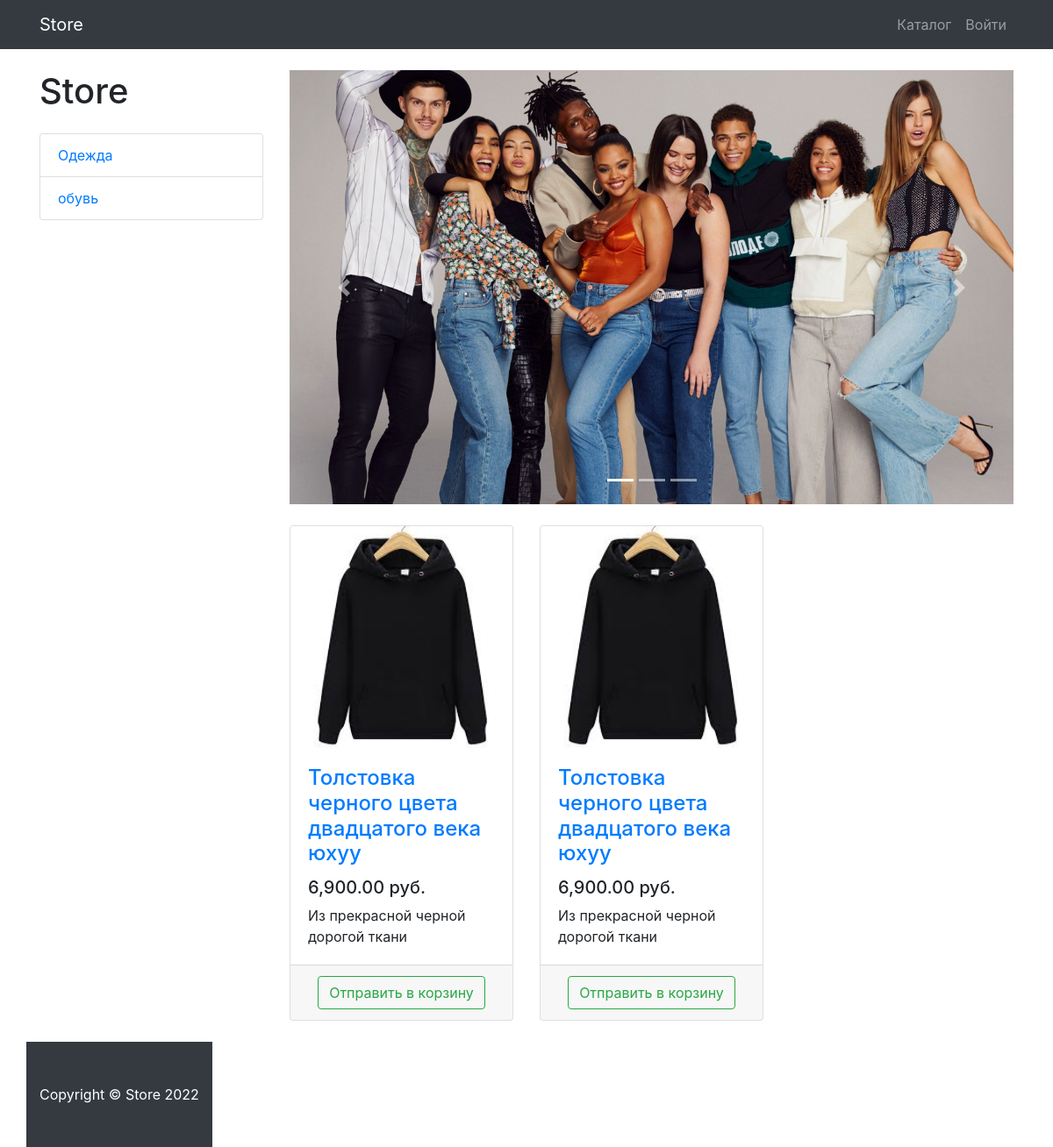
The app's page /products/, older data.
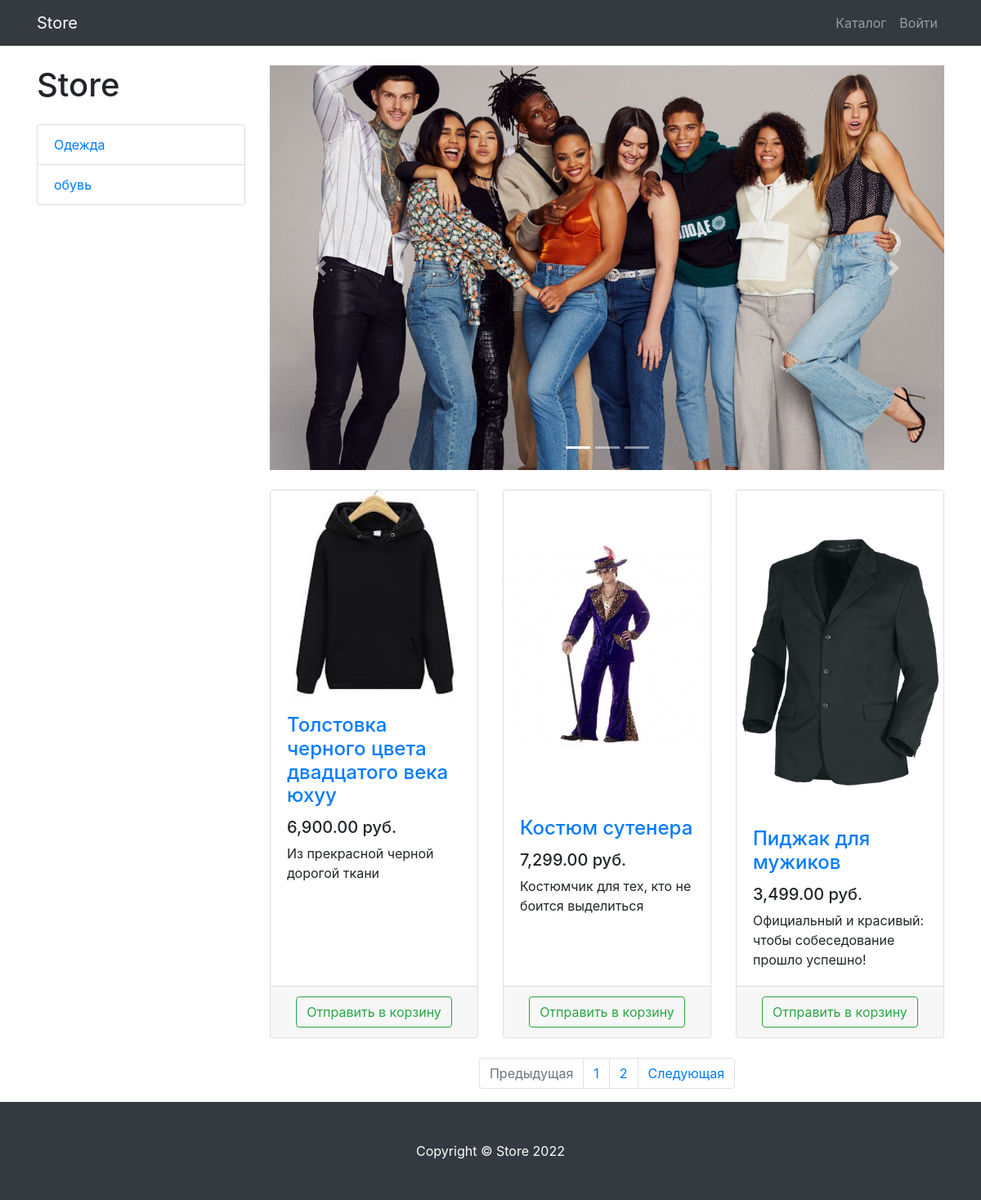
The same page, newer data.
### products/models.py (models this page shows, shortened)
class ProductCategory(models.Model):
    name = models.CharField(max_length=128)
    description = models.TextField(null=True, blank=True)
    class Meta:
        verbose_name = 'category'
        verbose_name_plural = 'categories'

class Product(models.Model):
    name = models.CharField(max_length=256)
    description = models.TextField()
    price = models.DecimalField(max_digits=6, decimal_places=2)
    quantity = models.PositiveIntegerField(default=0)
    image = models.ImageField(upload_to='products_images')
    category = models.ForeignKey(ProductCategory, on_delete=models.CASCADE)
    class Meta:
        verbose_name = 'product'
        verbose_name_plural = 'products'

### products/views.py (the view)
# urls.py: path('', ProductsListView.as_view(), name='index'),
class ProductsListView(ListView):
    model =  Product
    template_name = 'products/products.html'
    paginate_by = 3
    def get_queryset(self):
        queryset = super(ProductsListView, self).get_queryset()
        category_id = self.kwargs.get('category_id')
        return queryset.filter(category_id=category_id) if category_id else queryset
    def get_context_data(self, *, object_list=None, **kwargs):
        context = super(ProductsListView, self).get_context_data()
        context['title'] = 'Каталог'
        context['categories'] = ProductCategory.objects.all()
        return context

### products/templates/products/products.html (shortened to what this page needs)
{% extends 'products/base.html' %}
{% load static cache humanize %}
{% block css %}
    <link href="{% static 'vendor/css/products.css' %}" rel="stylesheet">
{% endblock %}
{% block content %}
    <div class="container">
        <div class="row">
            <div class="col-lg-3">
                <h1 class="my-4">Store</h1>
                <div class="list-group">
                    {% for category in categories %}
                        <a href="{% url 'products:category' category.id %}" class="list-group-item">
                            {{ category.name }}
                        </a>
                    {% endfor %}
                </div>
            </div>
            <div class="col-lg-9">
                <div id="carouselExampleIndicators" class="carousel slide my-4" data-ride="carousel">
                    <ol class="carousel-indicators">
                        <li data-target="#carouselExampleIndicators" data-slide-to="0" class="active"></li>
                        <li data-target="#carouselExampleIndicators" data-slide-to="1"></li>
                        <li data-target="#carouselExampleIndicators" data-slide-to="2"></li>
                    </ol>
                    <div class="carousel-inner" role="listbox">
                        <div class="carousel-item active">
                            <img class="d-block img-fluid" src="/static/vendor/img/slides/slide-1.jpg"
                                 alt="First slide">
                        </div>
                    </div>
                    <a class="carousel-control-prev" href="#carouselExampleIndicators" role="button" data-slide="prev">
                        <span class="carousel-control-prev-icon" aria-hidden="true"></span>
                    </a>
                    <a class="carousel-control-next" href="#carouselExampleIndicators" role="button" data-slide="next">
                        <span class="carousel-control-next-icon" aria-hidden="true"></span>
                    </a>
                </div>
                <div class="row">
                    {% for product in object_list %}
                        <div class="col-lg-4 col-md-6 mb-4">
                            <div class="card h-100">
                                <a href="#">
                                    <img class="card-img-top"
                                         src="{{ product.image.url }}"
                                         alt="">
                                </a>
                                <div class="card-body">
                                    <h4 class="card-title">
                                        <a href="#">{{ product.name }}</a>
                                    </h4>
                                    <h5>{{ product.price|intcomma }} руб.</h5>
                                    <p class="card-text">{{ product.description }}</p>
                                </div>
                                <div class="card-footer text-center">
                                    <a class="btn btn-outline-success"
                                       href="{% url 'products:basket_add' product.id %}">
                                        Отправить в корзину
                                    </a>
                                </div>
                            </div>
                        </div>
                    {% endfor %}
            {% if is_paginated %}
            </div>
                <nav aria-label="Page navigation example">
                    <ul class="pagination justify-content-center">
                        <li class="page-item {% if not  page_obj.has_previous %} disabled {% endif %}">
                            <a class="page-link"
                               href="{% if  page_obj.has_previous %} {% url 'products:paginator'  page_obj.previous_page_number %} {% else %} # {% endif %}"
                               tabindex="-1" aria-disabled="true">
                                Предыдущая
                            </a>
                        </li>
                        {% for page in  paginator.page_range %}
                            <li class="page-item">
                                <a class="page-link" href="{% url 'products:paginator' page %}">
                                    {{ page }}
                                </a>
                            </li>
                        {% endfor %}
                        <li class="page-item {% if not  page_obj.has_next %} disabled {% endif %}">
                            <a class="page-link"
                               href="{% if  page_obj.has_next %} {% url 'products:paginator'  page_obj.next_page_number %} {% else %} # {% endif %}">
                                Следующая
                            </a>
                        </li>
                    </ul>
                </nav>
            </div>
            {% endif %}
        </div>
    </div>
{% endblock %}
{% block footer %}
    <footer class="py-5 bg-dark">
        <div class="container">
            <p class="m-0 text-center text-white">Copyright &copy; Store 2022</p>
        </div>
    </footer>
{% endblock %}

### products/templates/products/base.html (shortened to what this page needs)
<!DOCTYPE html>
{% load static %}
<html lang="en">
<head>
    <link href="{% static 'vendor/bootstrap/css/bootstrap.min.css' %}" rel="stylesheet">
    {% block css %} {% endblock %}
</head>
<body>
<nav class="navbar navbar-expand-lg navbar-dark bg-dark fixed-top">
    <div class="container">
        <a class="navbar-brand" href="{% url 'index' %}">Store</a>
        <div class="collapse navbar-collapse" id="navbarResponsive">
            <ul class="navbar-nav ml-auto">
                <li class="nav-item">
                    <a class="nav-link" href="{% url 'products:index' %}">Каталог
                    </a>
                {% if user.is_authenticated %}
                    <li class="nav-item dropdown">
                            <a class="nav-link dropdown-toggle" href="#" id="navbarDropdown" role="button"
                               data-bs-toggle="dropdown" aria-expanded="false">
                                <i class="fas fa-user-circle"></i>
                            </a>
                            <ul class="dropdown-menu" aria-labelledby="navbarDropdown">
                                <li>
                                    <a class="dropdown-item" href="{% url 'users:profile' user.id %}">Профиль</a>
                                </li>
                                <li><a class="dropdown-item" href="orders/orders.html">Заказы</a></li>
                                {% if user.is_superuser or user.is_staff %}
                                    <li><a class="dropdown-item" href="{% url 'admin:index' %}">Админ-панель</a>
                                {% endif %}
                                <li>
                                    <hr class="dropdown-divider">
                                </li>
                                <li>
                                    <a class="dropdown-item" href="{% url 'users:logout' %}">
                                        Выйти
                                    </a>
                                </li>
                            </ul>
                        </li>
                {% else %}
                    <li class="nav-item">
                            <a class="nav-link" href="{% url 'users:login' %}">Войти </a>
                    </li>
                {% endif %}
            </ul>
        </div>
    </div>
</nav>
{% block content %} {% endblock %}
{% block footer %} {% endblock %}
</body>
</html>

Row changes from the older to the newer data that the page shows:
removed Product: image (picture), name "Толстовка черного цвета двадцатого века юхуу", price "6,900.00", description "Из прекрасной черной дорогой ткани"
added Product: image (picture), name "Костюм сутенера", price "7,299.00", description "Костюмчик для тех, кто не боится выделиться"
added Product: image (picture), name "Пиджак для мужиков", price "3,499.00", description "Официальный и красивый: чтобы собеседование прошло успешно!"
Text that changed along with them:
text now shown: "Предыдущая Следующая"
new list line: "1"
new list line: "2"
